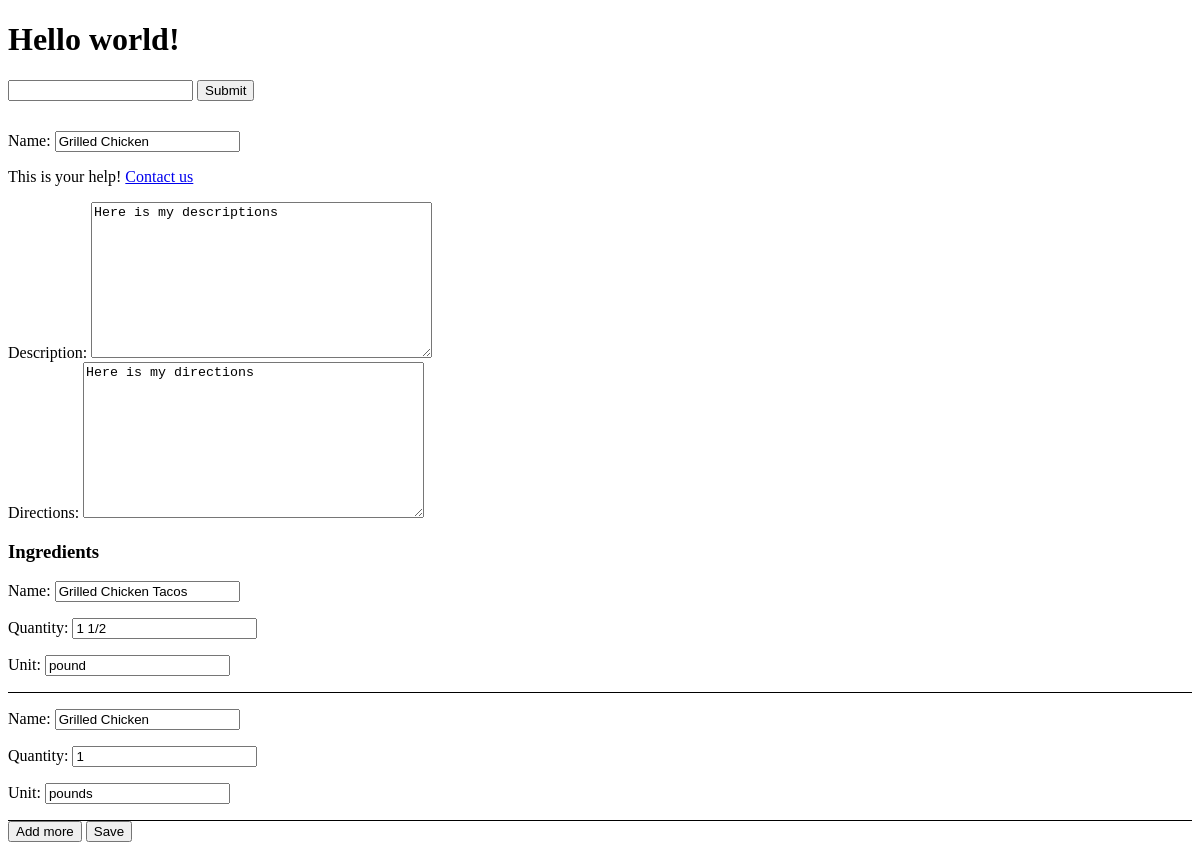
The page /pantry/recipes/1/edit/ (signed in) on the database as committed earlier.
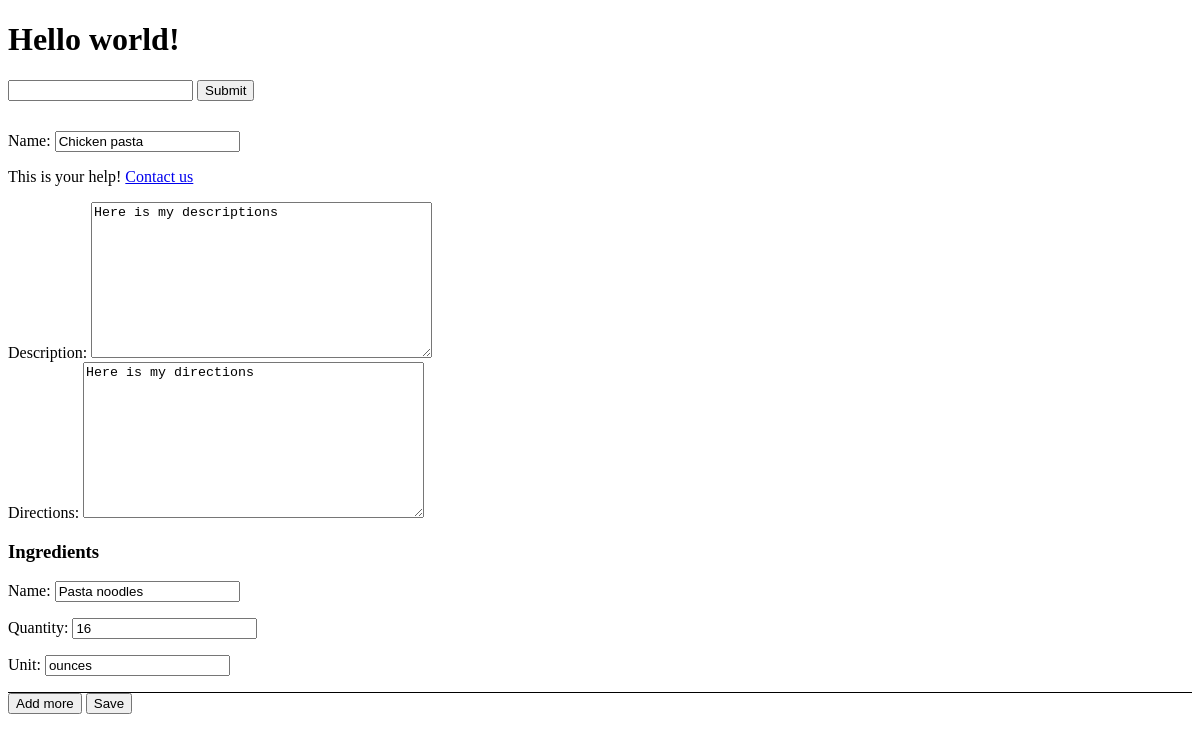
The same page on the database as committed later.
### recipes/models.py (models this page shows, shortened)
class Recipe(models.Model):
    user = models.ForeignKey(global_settings.AUTH_USER_MODEL, on_delete=models.CASCADE) #
    name = models.CharField(max_length=220) # grillied chicken pasta
    description = models.TextField(blank=True, null=True)
    directions = models.TextField(blank=True, null=True)
    timestamp = models.DateTimeField(auto_now_add=True)
    updated = models.DateTimeField(auto_now=True)
    active = models.BooleanField(default=True)

### recipes/views.py (the view, shortened to what this page needs)
# urls.py: path("<int:id>/edit/", recipe_update_view, name='update'),
@login_required
def recipe_update_view(request, id=None):
    obj = get_object_or_404(Recipe, id=id, user=request.user)
    form = RecipeForm(request.POST or None, instance=obj)
    RecipeIngredientFormFormset = modelformset_factory(RecipeIngredient, form=RecipeIngredientForm, extra=0)
    qs = obj.recipeingredient_set.all()
    formset = RecipeIngredientFormFormset(request.POST or None, queryset=qs)
    context = {
        "form": form,
        "formset": formset,
        "object": obj
    }
    return render(request, "recipes/create-update.html", context)

### recipes/forms.py
class RecipeForm(forms.ModelForm):
    error_css_class = "error-field"
    required_css_class = "required-field"
    name = forms.CharField(help_text='This is your help! <a href="/contact">Contact us</a>')
    class Meta:
        model = Recipe
        fields = ['name', 'description', 'directions']
    def __init__(self, *args, **kwargs):
        super().__init__(*args, **kwargs)
        for field in self.fields:
            new_data = {
                "placeholder":f"Recipe {field}",
                "class": "form-control"
            }
            self.fields[str(field)].widget.attrs.update(new_data)

### templates/recipes/create-update.html (shortened to what this page needs)
{% extends "base.html" %}
{% block content %}
<div style="margin-top: 30px;">
    <form  action="." method="POST">
        {% for field in form %}
            <div class="{% if field.field.required %}{{ form.required_css_class }}{% endif %}">
                {{ field.label_tag }} {{ field }}
                {% if field.help_text %}
                    <p class="help">{{ field.help_text|safe }}</p>
                {% endif %}
            </div>
        {% endfor %}
        {% if formset %}
        <h3>Ingredients</h3>
        <div class="ingredient-form-list">
            {% for form in formset %}
                <div class="ingredient-form">
                    {{ form.as_p }}
                </div>
            {% endfor %}
        </div>
        <button id="add-more" type="button">Add more</button>
        {% endif %}
        <button type="Submit">Save</button>
    </form>
</div>
{% endblock content %}

### templates/base.html (shortened to what this page needs)
<!DOCTYPE html>
<html>
    <head>
    </head>
    <body>
        <h1>Hello world!</h1>
        <form action="/articles/" method="GET">
            <input type="text" name="q"/>
            <input type="Submit"/>
        </form>
        {% block content %}
        {% endblock content %}
    </body>
</html>

### templates/recipes/create-update.html (style rules this page uses)
.ingredient-form { border-bottom: 1px solid black; }

Rows that differ between the two databases and show on the page:
changed Recipe "Here is my descriptions": name "Grilled Chicken" → "Chicken pasta"
Other text that changed with them:
form field as_p: "Grilled Chicken Tacos" → "Pasta noodles"
form field as_p: "1 1/2" → "16"
form field as_p: "pound" → "ounces"
list line gone: "Name: Quantity: Unit: Grilled Chicken 1 pounds"
